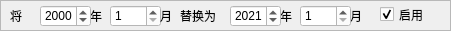
      <widget class="QFrame" name="fr_replace_22">
       <property name="geometry">
        <rect>
         <x>10</x>
         <y>280</y>
         <width>451</width>
         <height>31</height>
        </rect>
       </property>
       <property name="frameShape">
        <enum>QFrame::StyledPanel</enum>
       </property>
       <property name="frameShadow">
        <enum>QFrame::Raised</enum>
       </property>
       <widget class="QLabel" name="label_113">
        <property name="geometry">
         <rect>
          <x>10</x>
          <y>5</y>
          <width>31</width>
          <height>21</height>
         </rect>
        </property>
        <property name="text">
         <string>将</string>
        </property>
       </widget>
       <widget class="QLabel" name="label_114">
        <property name="geometry">
         <rect>
          <x>180</x>
          <y>5</y>
          <width>51</width>
          <height>21</height>
         </rect>
        </property>
        <property name="text">
         <string>替换为</string>
        </property>
       </widget>
       <widget class="QLabel" name="label_115">
        <property name="geometry">
         <rect>
          <x>90</x>
          <y>5</y>
          <width>31</width>
          <height>21</height>
         </rect>
        </property>
        <property name="text">
         <string>年</string>
        </property>
       </widget>
       <widget class="QSpinBox" name="input_year_10">
        <property name="geometry">
         <rect>
          <x>40</x>
          <y>5</y>
          <width>51</width>
          <height>22</height>
         </rect>
        </property>
        <property name="styleSheet">
         <string notr="true">background-color: rgb(255, 255, 255);</string>
        </property>
        <property name="minimum">
         <number>1900</number>
        </property>
        <property name="maximum">
         <number>3000</number>
        </property>
        <property name="value">
         <number>2000</number>
        </property>
       </widget>
       <widget class="QSpinBox" name="input_month_10">
        <property name="geometry">
         <rect>
          <x>110</x>
          <y>5</y>
          <width>51</width>
          <height>22</height>
         </rect>
        </property>
        <property name="styleSheet">
         <string notr="true">background-color: rgb(255, 255, 255);</string>
        </property>
        <property name="minimum">
         <number>1</number>
        </property>
        <property name="maximum">
         <number>12</number>
        </property>
        <property name="value">
         <number>1</number>
        </property>
       </widget>
       <widget class="QLabel" name="label_116">
        <property name="geometry">
         <rect>
          <x>160</x>
          <y>5</y>
          <width>21</width>
          <height>21</height>
         </rect>
        </property>
        <property name="text">
         <string>月</string>
        </property>
       </widget>
       <widget class="QLabel" name="label_117">
        <property name="geometry">
         <rect>
          <x>280</x>
          <y>5</y>
          <width>31</width>
          <height>21</height>
         </rect>
        </property>
        <property name="text">
         <string>年</string>
        </property>
       </widget>
       <widget class="QLabel" name="label_118">
        <property name="geometry">
         <rect>
          <x>350</x>
          <y>5</y>
          <width>31</width>
          <height>21</height>
         </rect>
        </property>
        <property name="text">
         <string>月</string>
        </property>
       </widget>
       <widget class="QSpinBox" name="output_month_10">
        <property name="geometry">
         <rect>
          <x>300</x>
          <y>5</y>
          <width>51</width>
          <height>22</height>
         </rect>
        </property>
        <property name="styleSheet">
         <string notr="true">background-color: rgb(255, 255, 255);</string>
        </property>
        <property name="minimum">
         <number>1</number>
        </property>
        <property name="maximum">
         <number>12</number>
        </property>
        <property name="value">
         <number>1</number>
        </property>
       </widget>
       <widget class="QSpinBox" name="output_year_10">
        <property name="geometry">
         <rect>
          <x>230</x>
          <y>5</y>
          <width>51</width>
          <height>22</height>
         </rect>
        </property>
        <property name="styleSheet">
         <string notr="true">background-color: rgb(255, 255, 255);</string>
        </property>
        <property name="minimum">
         <number>1900</number>
        </property>
        <property name="maximum">
         <number>3000</number>
        </property>
        <property name="value">
         <number>2021</number>
        </property>
       </widget>
       <widget class="QCheckBox" name="date_enable_10">
        <property name="geometry">
         <rect>
          <x>380</x>
          <y>5</y>
          <width>61</width>
          <height>19</height>
         </rect>
        </property>
        <property name="text">
         <string>启用</string>
        </property>
        <property name="checked">
         <bool>true</bool>
        </property>
       </widget>
      </widget>
